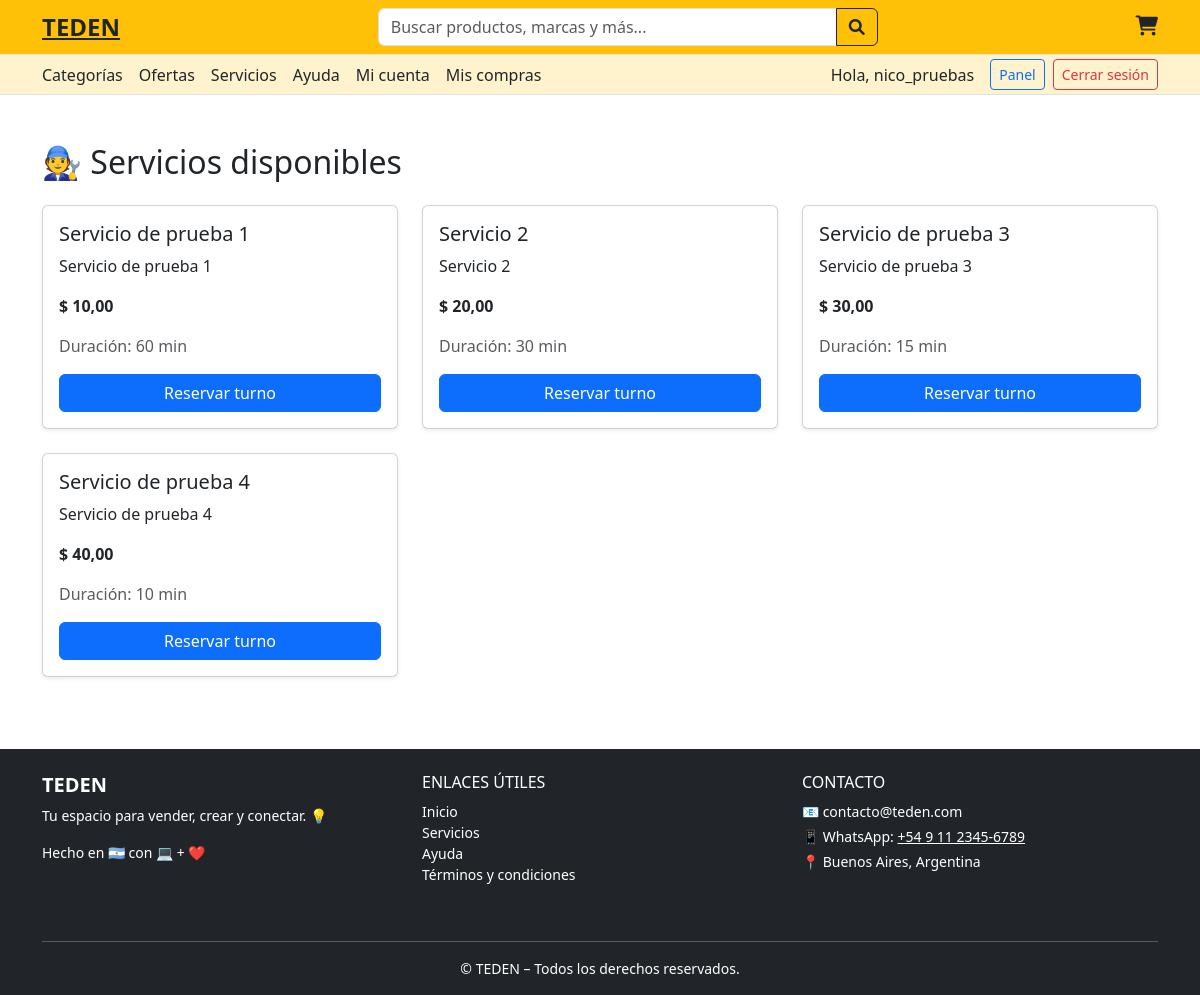
Screenshot of /turnos/disponibles/ (signed in) with the database file from the repository.
### users/models.py (models this page shows, shortened)
class User(AbstractUser):
    ofrece_servicios = models.BooleanField(default=False)
    email = models.EmailField(unique=True)
    ROLE_CHOICES = [
        ('buyer', 'Comprador'),
        ('seller', 'Vendedor'),
    ]
    role = models.CharField(max_length=10, choices=ROLE_CHOICES, blank=True, null=True)
    bio = models.TextField(blank=True)
    profile_picture = models.ImageField(upload_to='profiles/', blank=True, null=True)
    cuit_cuil = models.CharField(max_length=20, blank=True, null=True)
    direccion = models.CharField(max_length=255, blank=True, null=True)
    provincia = models.CharField(max_length=100, blank=True, null=True)
    pais = models.CharField(max_length=100, blank=True, null=True)
    codigo_postal = models.CharField(max_length=20, blank=True, null=True)
    telefono = models.CharField(max_length=20, blank=True, null=True)

### appointments/models.py (models this page shows, shortened)
class Service(models.Model):
    vendor = models.ForeignKey(User, on_delete=models.CASCADE, related_name='services')
    title = models.CharField(max_length=100)
    description = models.TextField()
    duration_minutes = models.PositiveIntegerField(default=60)
    price = models.DecimalField(max_digits=10, decimal_places=2)
    is_active = models.BooleanField(default=True)

### appointments/views.py (the view)
# urls.py: path('disponibles/', views.ver_servicios, name='ver_servicios'),
def ver_servicios(request):
    services = Service.objects.filter(
        is_active=True,
        vendor__ofrece_servicios=True
    ).select_related('vendor')
    return render(request, 'appointments/ver_servicios.html', {
        'services': services
    })

### appointments/templates/appointments/ver_servicios.html (shortened to what this page needs)
{% include "partials/header.html" %}
{% include "partials/register_modal.html" %}
{% load widget_tweaks %}
{% block content %}
<main>
<div class="container mt-5">
  <h2 class="mb-4">🧑‍🔧 Servicios disponibles</h2>
  {% if services %}
    <div class="row">
      {% for service in services %}
        <div class="col-md-4 mb-4">
          <div class="card h-100 shadow-sm">
            <div class="card-body">
              <h5 class="card-title">{{ service.title }}</h5>
              <p class="card-text">{{ service.description|truncatewords:20 }}</p>
              <p class="fw-bold">$ {{ service.price }}</p>
              <p class="text-muted">Duración: {{ service.duration_minutes }} min</p>
              <a href="{% url 'select_appointment' service.id %}" class="btn btn-primary w-100">
                Reservar turno
              </a>
            </div>
          </div>
        </div>
      {% endfor %}
    </div>
  {% else %}
    <div class="alert alert-info">
      Aún no hay usuarios que ofrezcan servicios.
    </div>
  {% endif %}
</div>
</main>
{% endblock %}
{% include "partials/footer.html" %}

### core/templates/partials/header.html (shortened to what this page needs)
<!DOCTYPE html>
<html lang="es">
<head>
  {% load static %}
  <link rel="stylesheet" href="https://cdn.jsdelivr.net/npm/bootstrap@5.3.0/dist/css/bootstrap.min.css">
  <link rel="stylesheet" href="https://cdnjs.cloudflare.com/ajax/libs/font-awesome/6.0.0-beta3/css/all.min.css">
  <link rel="stylesheet" href="core/css/global.css">
</head>
<body>
<div class="bg-warning py-2 border-bottom">
  <div class="container d-flex flex-wrap justify-content-between align-items-center">
    <div class="d-flex align-items-center gap-3">
      <span class="fw-bold fs-4"><a href="{% url 'home' %}" class="text-decoration-none, text-dark">TEDEN</a></span>
    </div>
    <form class="flex-grow-1 mx-4" style="max-width: 500px;">
      <div class="input-group">
        <input type="text" class="form-control" placeholder="Buscar productos, marcas y más...">
        <button class="btn btn-outline-dark" type="submit"><i class="fas fa-search"></i></button>
      </div>
    </form>
    <div class="d-flex align-items-center gap-3">
      <a href="#" class="text-dark" data-bs-toggle="modal" data-bs-target="#cartModal"><i class="fas fa-shopping-cart fs-5"></i></a>
    </div>
  </div>
</div>
<div class="bg-warning-subtle py-1 border-bottom">
  <div class="container d-flex justify-content-between align-items-center flex-wrap gap-2">
    <div class="d-flex flex-wrap gap-3">
      <a class="text-dark text-decoration-none" href="{% url 'lista_categorias' %}">Categorías</a>
      <a href="#" class="text-dark text-decoration-none">Ofertas</a>
      <a class="text-dark text-decoration-none" href="{% url 'ver_servicios' %}">Servicios</a>
      <a  href="{% url 'ayuda' %}" class="text-dark text-decoration-none">Ayuda</a>
      {% if user.is_authenticated %}
        <a href="{% url 'mi_cuenta' %}" class="text-dark text-decoration-none">Mi cuenta</a>
      {% endif %}
      <a href="{% url 'mis_compras' %}" class="text-dark text-decoration-none">Mis compras</a>
    </div>
    <div class="d-flex gap-2 align-items-center">
      {% if user.is_authenticated %}
        <span class="me-2">Hola, {{ user.first_name|default:user.username }}</span>
        {% if user.role == 'seller' %}
          <a href="{% url 'dashboard' %}" class="btn btn-outline-primary btn-sm">Panel</a>
        {% endif %}
        <form method="POST" action="{% url 'logout' %}" class="m-0">
          <button type="submit" class="btn btn-outline-danger btn-sm">Cerrar sesión</button>
        </form>
      {% else %}
        <button class="btn btn-outline-dark btn-sm" data-bs-toggle="modal" data-bs-target="#loginModal">Ingresá</button>
        <button class="btn btn-outline-dark btn-sm" data-bs-toggle="modal" data-bs-target="#registerModal">Registrarse</button>
      {% endif %}
    </div>
  </div>
</div>
{% include "partials/register_modal.html" %}
</body>
</html>

### core/css/global.css (style rules this page uses)
html, body { height: 100%; margin: 0; }
body { display: flex; flex-direction: column; min-height: 100vh; overflow-x: hidden; background-color: #fff; }
main { flex: 1; }

### rows the page displays
User: first_name "nico_pruebas"
Service: title "Servicio de prueba 1", description "Servicio de prueba 1", price "10,00", duration_minutes "60"
Service: title "Servicio 2", description "Servicio 2", price "20,00", duration_minutes "30"
Service: title "Servicio de prueba 3", description "Servicio de prueba 3", price "30,00", duration_minutes "15"
Service: title "Servicio de prueba 4", description "Servicio de prueba 4", price "40,00", duration_minutes "10"
